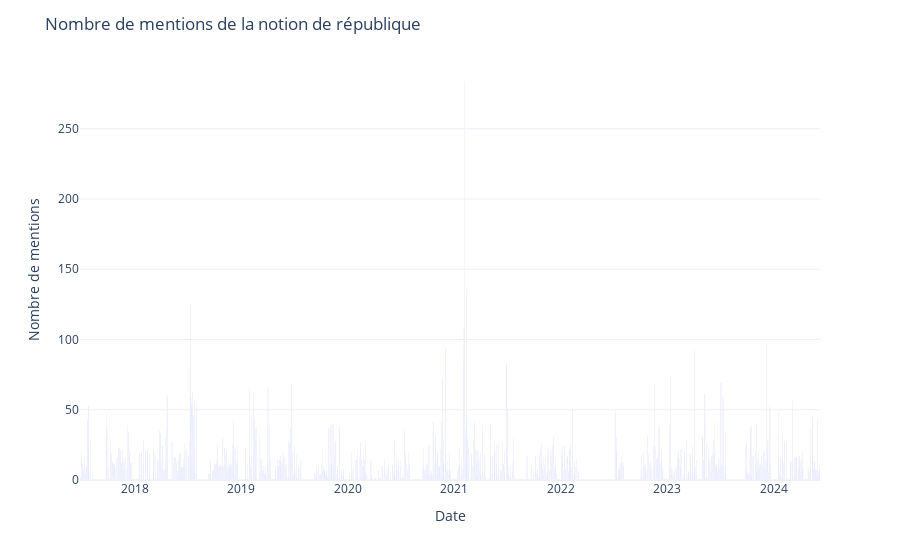

Write notebook code for a chart like this one.
### Markdown cell above
**Remarques**

- 5 des 6 jours les plus saillants sont lors des deux semaines de discussion du projet de loi "Respect des principes de la République" et 9
- 12, 10 et 11 juillet 2018 (démocratie + représentative)
- 7 décembre 2023 : discussion de la proposition de loi constitutionnelle relative à la souveraineté de la France, à la nationalité, à l’immigration et à l’asile
- 3 décembre 2020 : Prééminence des lois de la République
- 12 janvier 2023 : Surtout le Port d’une tenue uniforme à l’école mais aussi Revivifier la représentation politique
- 20 novembre 2020 : loi sécurité globale
- 4 juillet 2023 : Mort de Nahel et violences urbaines 
- 24 juin 2019 : statut de la collectivité alsacienne (territoires)
- 18 novembre 2022 : Orientation et programmation du ministère de l’intérieur
- 3 avril 2019 : Débat sur la démocratie et la citoyenneté

### Code cell
# Graphique par jour (illisible)
fig_time = px.bar(df.resample("D", on="dateSeance_day").size())

fig_time.update_layout(
    title="Nombre de mentions de la notion de république",  # ajouter un titre
    xaxis_title="Date",
    yaxis_title="Nombre de mentions",  # renommer les étiquettes d'axes
    template="plotly_white",  # changer le style du graphique
    showlegend=False,
)  # masquer la légende

# Afficher le graphique
fig_time.show()

### Figure 1 — Plotly figure (JSON) as saved in the notebook; plotly's stock layout.template omitted (floating-point values rounded to 4 significant figures; data arrays with more than 128 entries replaced by an {"elided": "..."} marker saying what was removed)
{"data": [{"alignmentgroup": "True", "hovertemplate": "variable=0<br>dateSeance_day=%{x}<br>value=%{y}<extra></extra>", "legendgroup": "0", "marker": {"color": "#636efa", "pattern": {"shape": ""}}, "name": "0", "offsetgroup": "0", "orientation": "v", "showlegend": true, "textposition": "auto", "type": "bar", "x": {"elided": "2537 str values"}, "xaxis": "x", "y": {"elided": "2537 int values"}, "yaxis": "y"}], "layout": {"barmode": "relative", "legend": {"title": {"text": "variable"}, "tracegroupgap": 0}, "margin": {"t": 60}, "showlegend": false, "title": {"text": "Nombre de mentions de la notion de république"}, "xaxis": {"anchor": "y", "domain": [0, 1], "title": {"text": "Date"}}, "yaxis": {"anchor": "x", "domain": [0, 1], "title": {"text": "Nombre de mentions"}}}}
